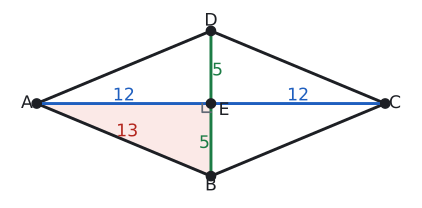

Generate this figure with Python:
import sys; sys.path.insert(0, "tools")
from cizim import *

P = lambda x, y: np.array([float(x), float(y)])
uz = lambda U, V: round(float(np.linalg.norm(U - V)), 4)
def acisi(K, U, V):
    u, v = U - K, V - K
    return round(float(np.degrees(np.arccos(np.dot(u, v) / np.linalg.norm(u) / np.linalg.norm(v)))), 3)
def birim(U, V):
    t = (V - U) / np.linalg.norm(V - U); return t, np.array([-t[1], t[0]])
def cetik(U, V, n=1, renk=SOLUK, f=0.5):
    M = U + f * (V - U); t, m = birim(U, V)
    for i in range(n):
        c = M + (i - (n - 1) / 2) * 0.2 * S * t
        ax.plot(*zip(c - 0.22 * S * m, c + 0.22 * S * m), color=renk, lw=1.5)
def olcu(U, V, metin, d=0.5, renk=YAZI, fs=13, f=0.5):
    """[UV] üzerinde f oranındaki noktaya, U->V yönünün soluna d*S uzağa yazı (d < 0: sağına)."""
    M = U + f * (V - U); _, m = birim(U, V)
    ax.text(*(M + d * S * m), metin, ha="center", va="center", color=renk, fontsize=fs)
def dik_isareti(K, U, V, r=0.4):
    a_ = (U - K) / np.linalg.norm(U - K) * r * S; b_ = (V - K) / np.linalg.norm(V - K) * r * S
    ax.plot(*zip(K + a_, K + a_ + b_, K + b_), color=SOLUK, lw=1.3)
def harf(Q, metin, dx, dy, renk=YAZI, fs=13):
    ax.text(Q[0] + dx * S, Q[1] + dy * S, metin, ha="center", va="center", color=renk, fontsize=fs)
def cizgi(U, V, renk=YAZI, lw=2.2, ls="-"):
    ax.plot(*zip(U, V), color=renk, lw=lw, ls=ls)
def basla(xmin, xmax, ymin, ymax, en=5.5):
    global fig, ax
    fig, ax = sekil(en, en * (ymax - ymin) / (xmax - xmin))
    ax.set_aspect("equal"); ax.axis("off"); ax.set_xlim(xmin, xmax); ax.set_ylim(ymin, ymax)
def dortgen(A, B, C, D, dolgu=None):
    if dolgu: ax.add_patch(patches.Polygon([A, B, C, D], closed=True, facecolor=dolgu, edgecolor="none"))
    ax.plot(*zip(A, B, C, D, A), color=YAZI)
    for Q in (A, B, C, D): nokta(ax, *Q, "")
def ucgen_dolgu(U, V, W, renk):
    ax.add_patch(patches.Polygon([U, V, W], closed=True, facecolor=renk, edgecolor="none"))
def eskenar(a, derece):
    """A(0,0), B(a,0), A'daki açı derece olan eşkenar dörtgen; E köşegenlerin kesişimi."""
    t = np.radians(derece)
    A, B, D = P(0, 0), P(a, 0), P(a * np.cos(t), a * np.sin(t)); C = B + D
    return A, B, C, D, (A + C) / 2
def koseler(A, B, C, D):
    harf(A, "A", -0.45, -0.4); harf(B, "B", 0.45, -0.4); harf(C, "C", 0.45, 0.4); harf(D, "D", -0.45, 0.4)

# Bölüm 3: köşegenler |AC| = 24, |BD| = 10. Yarıları 12 ve 5, kenar 13.
E = P(0, 0); A, B, C, D = P(-12, 0), P(0, -5), P(12, 0), P(0, 5)
S = 24 / 16
print("AB", uz(A, B), "BC", uz(B, C), "AEB", acisi(E, A, B))
basla(-14.0, 14.0, -6.6, 6.6)
ucgen_dolgu(A, E, B, KIRMIZI_ACIK)
dortgen(A, B, C, D)
harf(A, "A", -0.45, 0); harf(B, "B", 0, -0.45); harf(C, "C", 0.45, 0); harf(D, "D", 0, 0.45)
cizgi(A, C, MAVI); cizgi(B, D, YESIL)
nokta(ax, *E, ""); harf(E, "E", 0.6, -0.32)
dik_isareti(E, A, B, r=0.4)
olcu(A, E, "12", 0.35, MAVI); olcu(E, C, "12", 0.35, MAVI)
olcu(E, B, "5", -0.3, YESIL, f=0.55); olcu(E, D, "5", -0.3, YESIL, f=0.45)
olcu(B, A, "13", -0.4, KIRMIZI)
kaydet(fig, __file__)
